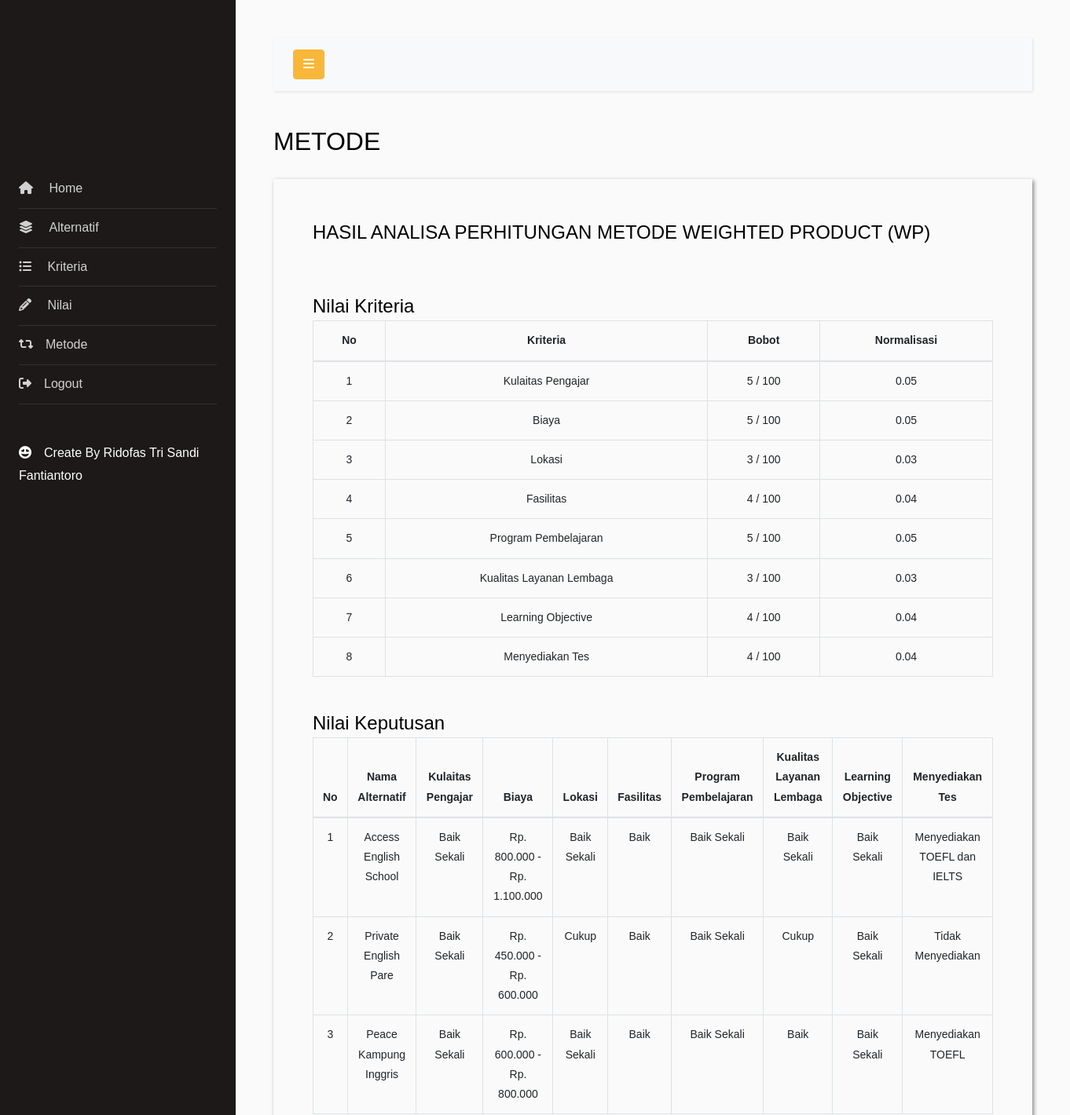
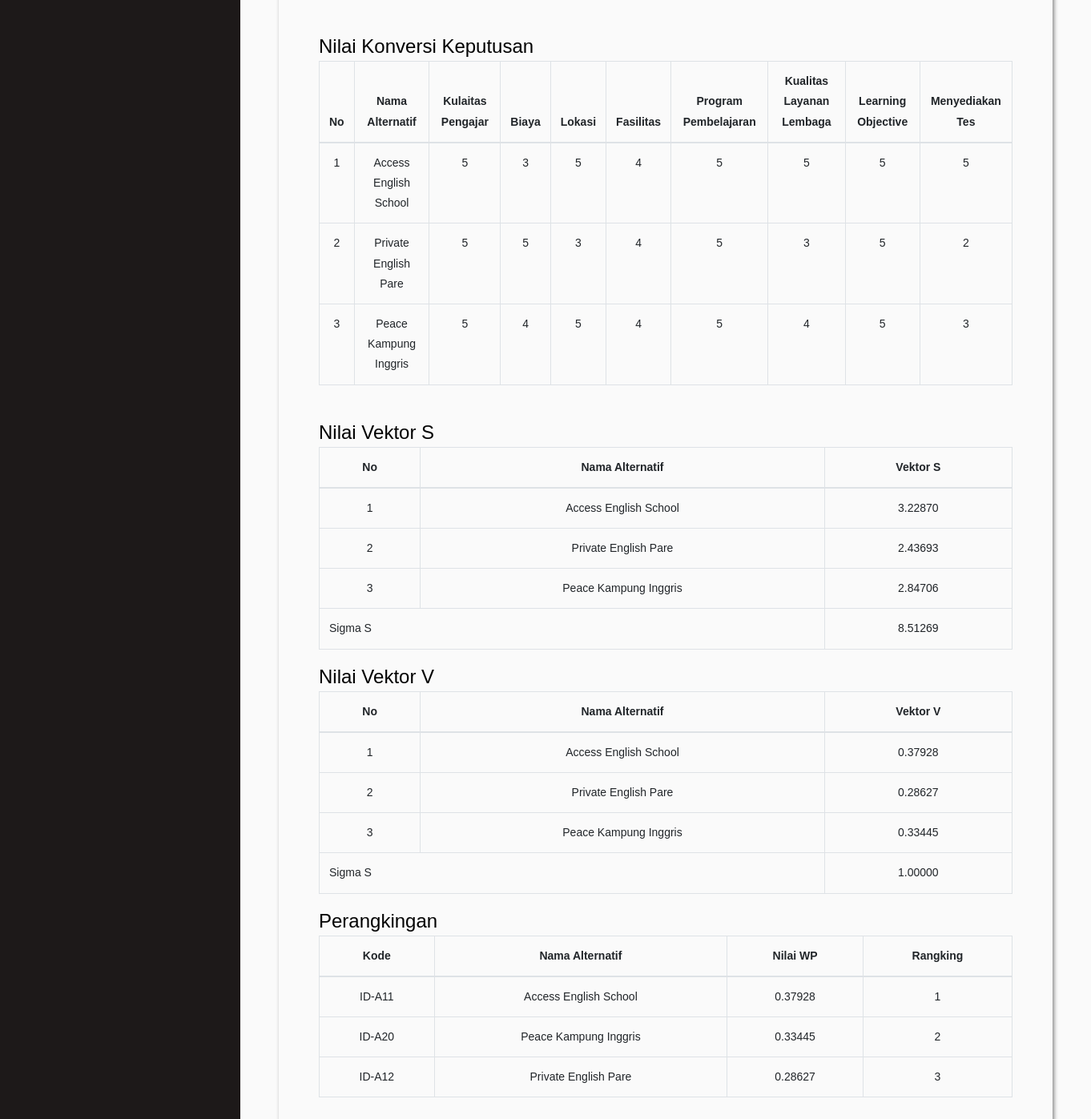
Page /admin/metode-salin.php (signed in) on the committed database (2 pictures, top to bottom).
### tables this page shows
CREATE TABLE `tbl_kriteria` (
  `id_kriteria` int(11) NOT NULL,
  `nama_kriteria` varchar(50) NOT NULL,
  `bobot_kriteria` double NOT NULL,
  `status` varchar(50) DEFAULT NULL
);

CREATE TABLE `tbl_alternatif` (
  `id_alternatif` int(11) NOT NULL,
  `nama_alternatif` varchar(50) NOT NULL,
  `vektor_s` double NOT NULL,
  `vektor_v` double NOT NULL,
  `rangking` int(11) NOT NULL
);

### admin/metode-salin.php (the view, shortened to what this page needs)
<?php
include 'header.php';
?>
<h2 class="mb-4">METODE</h2>
<div class="panel panel-container" style="padding: 50px; box-shadow: 2px 2px 5px #888888;">
    <h4>HASIL ANALISA PERHITUNGAN METODE WEIGHTED PRODUCT (WP)</h4>
    <br><br>
    <h4 class="modal-title">Nilai Kriteria</h4>
    <div class="table-responsive">
        <table class="table table-bordered">
            <thead>
                <tr>
                    <th class="text-center">No</th>
                    <th class="text-center">Kriteria</th>
                    <th class="text-center">Bobot</th>
                    <th class="text-center">Normalisasi</th>
                </tr>
            </thead>
            <tbody>
                <?php
                 $query = mysqli_query($conn, "SELECT * FROM tbl_kriteria order by id_kriteria");
                 $no=1;
                 while($result = mysqli_fetch_array($query)) {
                      ?>
                <tr>
                    <td class="text-center"><?php echo $no++; ?></td>
                    <td class="text-center"><?php echo $result['nama_kriteria']; ?></td>
                    <td class="text-center"><?php echo $result['bobot_kriteria']; ?> / 100</td>
                    <td class="text-center"><?php echo $result['bobot_kriteria']/100; ?></td>
                </tr>
                <?php }
                ?>
            </tbody>
        </table>
    </div>
    <br>
    <h4 class="modal-title">Nilai Keputusan</h4>
    <div class="table-responsive">
        <table class="table table-bordered">
            <thead>
                <tr>
                    <th class="text-center">No</th>
                    <th class="text-center">Nama Alternatif</th>
                    <?php
                    $data = mysqli_query($conn, "SELECT * FROM tbl_kriteria ORDER BY id_kriteria");
                    while($a=mysqli_fetch_array($data)){
                        echo "<th class='text-center'>$a[nama_kriteria]</th>";
                    }
                    ?>
                </tr>
            </thead>
            <tbody>
                <?php
                 $query = mysqli_query($conn, "SELECT * FROM tbl_alternatif order by id_alternatif");
                 $no=1;
                 while($result = mysqli_fetch_array($query)) {
                    $nomor = $no++;
                    $kode = $result['id_alternatif'];
                    $nama = $result['nama_alternatif'];
                    echo "<tr>
                    <td class='text-center'>$nomor</td>
                    <td class='text-center'>$nama</td>
                    ";
                    $query1 = mysqli_query($conn, "SELECT a.nama_subkriteria as nama_sub FROM
                    tbl_subkriteria a, tbl_nilai b WHERE b.id_alternatif='".$kode."' AND
                    a.id_subkriteria=b.id_subkriteria ORDER BY b.id_kriteria");
                    while($b=mysqli_fetch_array($query1)) {
                        echo "<td class='text-center'>$b[nama_sub]</td>";
                    }
                    ?>
                </tr>
                <?php }
                ?>
            </tbody>
        </table>
    </div>
    <br>
    <h4 class="modal-title">Nilai Konversi Keputusan</h4>
    <div class="table-responsive">
        <table class="table table-bordered">
            <thead>
                <tr>
                    <th class="text-center">No</th>
                    <th class="text-center">Nama Alternatif</th>
                    <?php
                $data = mysqli_query($conn, "SELECT * FROM tbl_kriteria ORDER BY id_kriteria");
                while($a=mysqli_fetch_array($data)){
                    echo "<th class='text-center'>$a[nama_kriteria]</th>";
                }
                ?>
                </tr>
            </thead>
            <tbody>
                <?php
             $query = mysqli_query($conn, "SELECT * FROM tbl_alternatif order by id_alternatif");
             $no=1;
             while($result = mysqli_fetch_array($query)) {
                $nomor = $no++;
                $kode = $result['id_alternatif'];
                $nama = $result['nama_alternatif'];
                echo "<tr>
                <td class='text-center'>$nomor</td>
                <td class='text-center'>$nama</td>
                ";
                $query1 = mysqli_query($conn, "SELECT a.nilai_subkriteria as nama_sub FROM
                tbl_subkriteria a, tbl_nilai b WHERE b.id_alternatif='".$kode."' AND
                a.id_subkriteria=b.id_subkriteria ORDER BY b.id_kriteria");
                while($b=mysqli_fetch_array($query1)) {
                    echo "<td class='text-center'>$b[nama_sub]</td>";
                }
                ?>
                </tr>
                <?php }
            ?>
            </tbody>
        </table>
    </div>
    <br>
    <?php
$query = mysqli_query($conn, "SELECT * FROM tbl_alternatif");
while ($result = mysqli_fetch_array($query)) {
    $vektor_s = 1;
    $id = $result['id_alternatif'];
    $query2 = mysqli_query($conn, "SELECT s.nilai_subkriteria AS sub, n.id_subkriteria, n.id_kriteria FROM
    tbl_subkriteria s
    JOIN tbl_nilai n ON s.id_subkriteria = n.id_subkriteria
    JOIN tbl_kriteria k ON k.id_kriteria = n.id_kriteria
    WHERE n.id_alternatif = '$id'
    ORDER BY n.id_kriteria");
    while ($result2 = mysqli_fetch_array($query2)) {
        $val = $result2['sub'];
        $id_kriteria = $result2['id_kriteria'];
        $query3 = mysqli_query($conn, "SELECT bobot_kriteria FROM tbl_kriteria WHERE id_kriteria='$id_kriteria'");
        $result3 = mysqli_fetch_assoc($query3);
        $bobot_k = $result3['bobot_kriteria'] / 100;
        $val_s = pow($val, $bobot_k);
        $vektor_s *= $val_s;
    }
    mysqli_query($conn, "UPDATE tbl_alternatif SET vektor_s='$vektor_s' WHERE id_alternatif='$id'");
    $query4 = mysqli_query($conn, "SELECT sum(vektor_s) as sum_s FROM tbl_alternatif");
    $b = mysqli_fetch_array($query4);
    $vektor_v = $vektor_s / $b['sum_s'];
    mysqli_query($conn, "UPDATE tbl_alternatif SET vektor_v='$vektor_v' WHERE id_alternatif='$id'");
}
$query5 = mysqli_query($conn, "SELECT * FROM tbl_alternatif ORDER BY vektor_v DESC");
$rank=1;
while($result5=mysqli_fetch_array($query5)){
    mysqli_query($conn, "UPDATE tbl_alternatif SET rangking='$rank' WHERE id_alternatif='$result5[id_alternatif]'");
    $rank++;
}
?>
    <h4 class="modal-title">Nilai Vektor S</h4>
    <div class="table-responsive">
        <table class="table table-bordered">
            <thead>
                <tr>
                    <th class="text-center">No</th>
                    <th class="text-center">Nama Alternatif</th>
                    <th class="text-center">Vektor S</th>
                </tr>
            </thead>
            <tbody>
                <?php
                 $query = mysqli_query($conn, "SELECT * FROM tbl_alternatif order by id_alternatif");
                 $no=1;
                 while($result = mysqli_fetch_array($query)) { ?>
                <tr>
                    <td class="text-center"><?php echo $no++ ?></td>
                    <td class="text-center"><?php echo $result['nama_alternatif']; ?></td>
                    <td class="text-center"><?php echo number_format($result['vektor_s'], 5); ?></td>
                </tr>
                <?php }
                ?>
                <tr>
                    <td colspan="2">Sigma S</td>
                    <?php
                        $query4 = mysqli_query($conn, "SELECT sum(vektor_s) as sum_s FROM tbl_alternatif");
                        $b = mysqli_fetch_array($query4);
                        $bobot_s = number_format($b['sum_s'], 5);
                        echo "<td class='text-center'>$bobot_s</td>";
                    ?>
                </tr>
            </tbody>
        </table>
    </div>
    <h4 class="modal-title">Nilai Vektor V</h4>
    <div class="table-responsive">
        <table class="table table-bordered">
            <thead>
                <tr>
                    <th class="text-center">No</th>
                    <th class="text-center">Nama Alternatif</th>
                    <th class="text-center">Vektor V</th>
                </tr>
            </thead>
            <tbody>
                <?php
                 $query = mysqli_query($conn, "SELECT * FROM tbl_alternatif order by id_alternatif");
                 $no=1;
                 while($result = mysqli_fetch_array($query)) { ?>
                <tr>
                    <td class="text-center"><?php echo $no++ ?></td>
                    <td class="text-center"><?php echo $result['nama_alternatif']; ?></td>
                    <td class="text-center"><?php echo number_format($result['vektor_v'], 5); ?></td>
                </tr>
                <?php }
                ?>
                <tr>
                    <td colspan="2">Sigma S</td>
                    <?php
                        $query4 = mysqli_query($conn, "SELECT sum(vektor_v) as sum_v FROM tbl_alternatif");
                        $b = mysqli_fetch_array($query4);
                        $bobot_v = number_format($b['sum_v'], 5);
                        echo "<td class='text-center'>$bobot_v</td>";
                    ?>
                </tr>
            </tbody>
        </table>
    </div>
    <h4 class="modal-title">Perangkingan</h4>
    <div class="table-responsive">
        <table class="table table-bordered">
            <thead>
                <tr>
                    <th class="text-center">Kode</th>
                    <th class="text-center">Nama Alternatif</th>
                    <th class="text-center">Nilai WP</th>
                    <th class="text-center">Rangking</th>
                </tr>
            </thead>
            <tbody>
                <?php
                 $query = mysqli_query($conn, "SELECT * FROM tbl_alternatif order by rangking");
                 while($result = mysqli_fetch_array($query)) { ?>
                <tr>
                    <td class="text-center">ID-A<?php echo $result['id_alternatif']; ?></td>
                    <td class="text-center"><?php echo $result['nama_alternatif']; ?></td>
                    <td class="text-center"><?php echo number_format($result['vektor_v'], 5); ?></td>
                    <td class="text-center"><?php echo $result['rangking']; ?></td>
                </tr>
                <?php }
                ?>
            </tbody>
        </table>
    </div>
</div>

### rows in the picture
tbl_kriteria: nama_kriteria "Kulaitas Pengajar", bobot_kriteria "5", $result['bobot_kriteria']/100 "0.05"
tbl_kriteria: nama_kriteria "Biaya", bobot_kriteria "5", $result['bobot_kriteria']/100 "0.05"
tbl_kriteria: nama_kriteria "Lokasi", bobot_kriteria "3", $result['bobot_kriteria']/100 "0.03"
tbl_kriteria: nama_kriteria "Fasilitas", bobot_kriteria "4", $result['bobot_kriteria']/100 "0.04"
tbl_kriteria: nama_kriteria "Program Pembelajaran", bobot_kriteria "5", $result['bobot_kriteria']/100 "0.05"
tbl_kriteria: nama_kriteria "Kualitas Layanan Lembaga", bobot_kriteria "3", $result['bobot_kriteria']/100 "0.03"
tbl_kriteria: nama_kriteria "Learning Objective", bobot_kriteria "4", $result['bobot_kriteria']/100 "0.04"
tbl_kriteria: nama_kriteria "Menyediakan Tes", bobot_kriteria "4", $result['bobot_kriteria']/100 "0.04"
tbl_alternatif: nomor "1", nama_alternatif "Access English School", b "Baik Sekali", b "Rp. 800.000 - Rp. 1.100.000", b "Baik", b "Menyediakan TOEFL dan IELTS", b "5", b "3", b "4", vektor_s "3.22870", vektor_v "0.37928", id_alternatif "11", rangking "1"
tbl_alternatif: nomor "2", nama_alternatif "Private English Pare", b "Baik Sekali", b "Rp. 450.000 - Rp. 600.000", b "Cukup", b "Baik", b "Tidak Menyediakan", b "5", b "3", b "4", b "2", vektor_s "2.43693", vektor_v "0.28627", id_alternatif "12", rangking "3"
tbl_alternatif: nomor "3", nama_alternatif "Peace Kampung Inggris", b "Baik Sekali", b "Rp. 600.000 - Rp. 800.000", b "Baik", b "Menyediakan TOEFL", b "5", b "4", b "3", vektor_s "2.84706", vektor_v "0.33445", id_alternatif "20", rangking "2"

### other values in the picture
$bobot_s "8.51269"
$bobot_v "1.00000"
